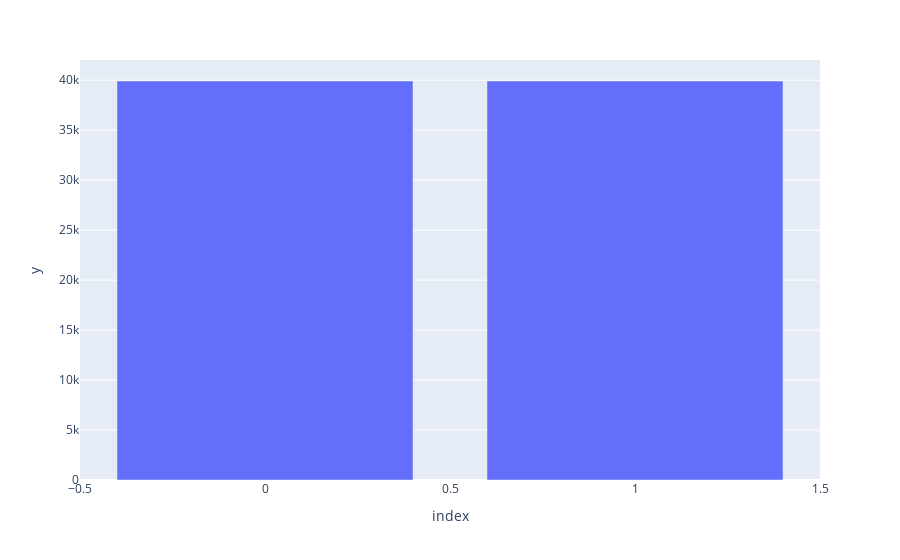

Source (notebook cell):
### Code cell
fig = px.bar(df, x=df.index, y=df.y)
fig.show()

### Figure 1 — Plotly figure (JSON) as saved in the notebook; plotly's stock layout.template omitted (floating-point values rounded to 4 significant figures)
{"data": [{"alignmentgroup": "True", "hovertemplate": "index=%{x}<br>y=%{y}<extra></extra>", "legendgroup": "", "marker": {"color": "#636efa"}, "name": "", "offsetgroup": "", "orientation": "v", "showlegend": false, "textposition": "auto", "type": "bar", "x": [1, 0], "xaxis": "x", "y": [39922, 39922], "yaxis": "y"}], "layout": {"barmode": "relative", "legend": {"tracegroupgap": 0}, "margin": {"t": 60}, "xaxis": {"anchor": "y", "domain": [0, 1], "title": {"text": "index"}}, "yaxis": {"anchor": "x", "domain": [0, 1], "title": {"text": "y"}}}}
